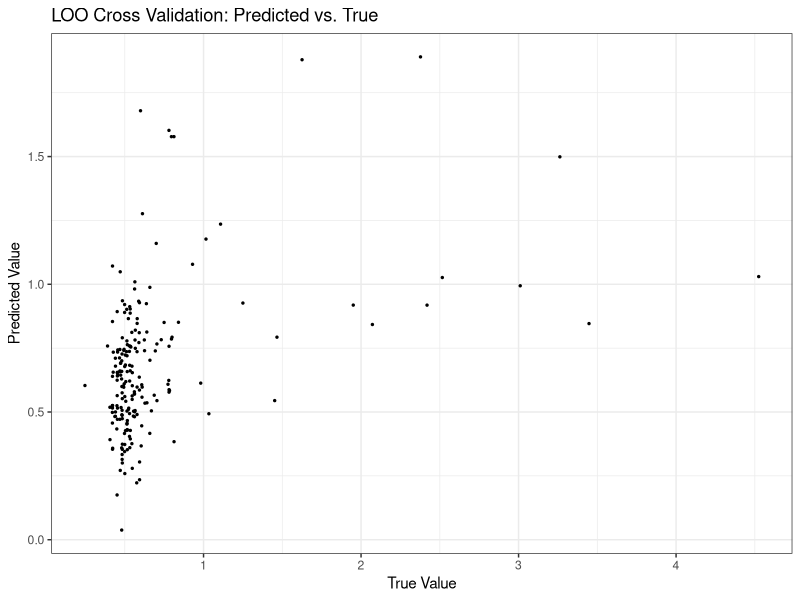
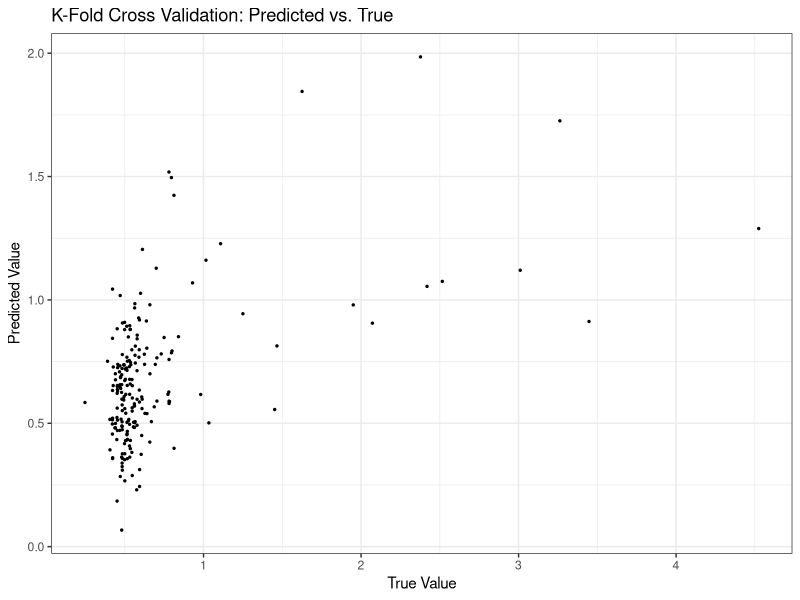

Write the R code that produced these figures, in order.
## ---- chunk 1
rm(list=ls())
suppressPackageStartupMessages(library(dplyr))
suppressPackageStartupMessages(library(ggplot2))
suppressPackageStartupMessages(library(tidyverse))
suppressPackageStartupMessages(library(caret))
suppressPackageStartupMessages(library(MASS))

df_alpha <- read_csv("../data/alpha_event_data.csv", show_col_types = FALSE)
df_beta <- read_csv("../data/beta_event_data.csv", show_col_types = FALSE)
df_gamma <- read_csv("../data/gamma_event_data.csv", show_col_types = FALSE)
band_names <- rep(c('alpha', 'beta', 'gamma'),
                  times = c(nrow(df_alpha), nrow(df_beta), nrow(df_gamma)))

df <- rbind(df_alpha, df_beta, df_gamma)
names(df) <- tolower(str_replace_all(names(df_alpha), ' ', '_')) # clean names
df['freq_band'] <- band_names
df['position'] <- as.character(df$position)
df['layout'] <- as.character(df$layout)
## ---- chunk 2
median_reaction_time <- median(df$reaction_time, na.rm = TRUE)
median_reach_time <- median(df$reach_time, na.rm = TRUE)

# Calculate the statistics and add a binary variable column based on the median reaction_time
stats_df <- df %>%
  group_by(trial, freq_band) %>%
  summarize(
    mean_freq_span = mean(frequency_span, na.rm = TRUE),
    std_freq_span = sd(frequency_span, na.rm = TRUE),
    mean_event_duration = mean(event_duration, na.rm = TRUE),
    std_event_duration = sd(event_duration, na.rm = TRUE),
    mean_peak_time = mean(peak_time, na.rm = TRUE),
    std_peak_time = sd(peak_time, na.rm = TRUE),
    mean_peak_power = mean(peak_power, na.rm = TRUE),
    std_peak_power = sd(peak_power, na.rm = TRUE),
    count = n(),
    .groups = 'drop'
  ) 

# Add reaction_time, reach_time, and reaction_time_binary columns
summary_df <- df %>%
  group_by(trial) %>%
  summarize(
    reaction_time = first(reaction_time),
    reach_time = first(reach_time),
    reaction_time_binary = ifelse(first(reaction_time) > median_reaction_time, 1, 0),
    reach_time_binary = ifelse(first(reach_time) > median_reach_time, 1, 0),
    .groups = 'drop'
  )

# Pivot the statistics dataframe from long to wide format
output_df <- stats_df %>%
  pivot_wider(
    id_cols = trial,
    names_from = freq_band,
    values_from = c(mean_freq_span, std_freq_span, mean_event_duration, std_event_duration, mean_peak_time, std_peak_time, mean_peak_power, std_peak_power, count),
    names_sep = "_"
  ) %>%
  left_join(summary_df, by = "trial")

output_df
## ---- chunk 3
output_df <- na.omit(output_df)

# computes the LOO cross validation for all data without missing values
ctrl_LOOCV <- trainControl(method = "LOOCV")
model_LOO <- train(reaction_time ~ mean_freq_span_gamma + mean_event_duration_gamma 
                   + std_event_duration_gamma + std_peak_time_beta + std_peak_power_beta 
                   + count_beta + count_gamma, data = output_df, 
                   method = "lm", trControl = ctrl_LOOCV)
print(model_LOO)
## ---- chunk 4
# computes the K-fold cross validation with 10 folds for all data without missing values
ctrl_Kfold <- trainControl(method = "cv", number = 10)
model_Kfold <- train(reaction_time ~ mean_freq_span_gamma + mean_event_duration_gamma 
                     + std_event_duration_gamma + std_peak_time_beta + std_peak_power_beta 
                     + count_beta + count_gamma, data = output_df,
                     method = "lm", trControl = ctrl_Kfold)
print(model_Kfold)
## ---- chunk 5
# creates a scatter plot of predicted vs. true values of LOO cross validation
loocv_plot <- ggplot(output_df, aes(x = reaction_time, y = model_LOO$pred[, "pred"])) +
  ggtitle("LOO Cross Validation: Predicted vs. True") +
  xlab("True Value") +
  ylab("Predicted Value") +
  geom_point(size = 0.5) +
  theme_bw()
loocv_plot
## ---- chunk 6
# creates a scatter plot of predicted vs. true values of LOO cross validation
kfoldcv_plot <- ggplot(output_df, aes(x = reaction_time, y = predict(model_Kfold))) +
  ggtitle("K-Fold Cross Validation: Predicted vs. True") +
  xlab("True Value") +
  ylab("Predicted Value") +
  geom_point(size = 0.5) +
  theme_bw()
kfoldcv_plot
